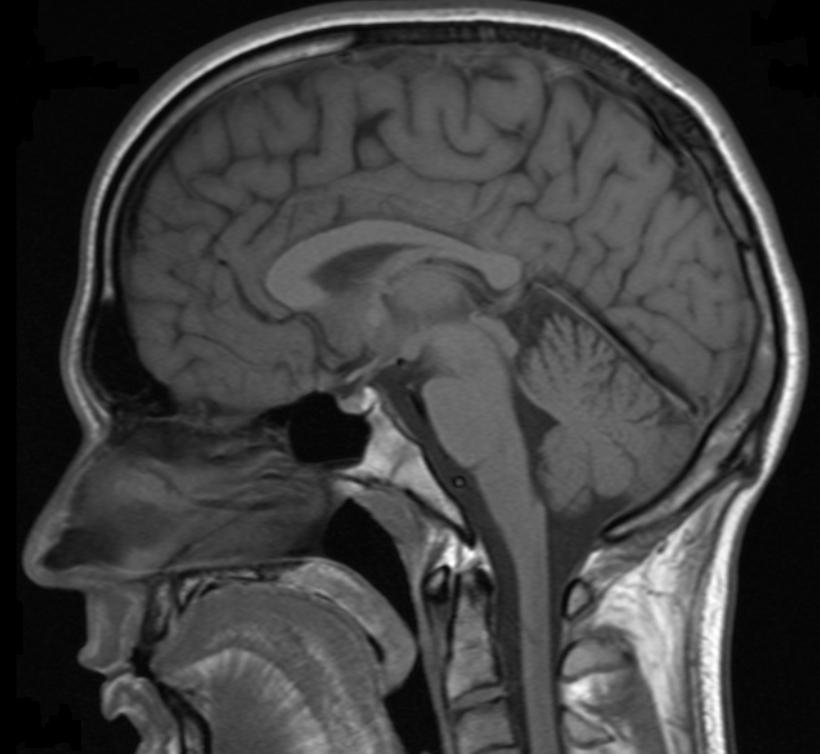
#> input picture brain.jpg, 820 x 754 px
$ python ContrastLimitedHistorygramEqualization.py
#> lines starting #> are read from the running program, lines starting #| are printed output that depends on the picture
# INT13146 Image Processing (Xu ly Anh)
# Nguyen Phan Nhut Truong N20DCCN082


import cv2
import numpy as np
import matplotlib.pyplot as plt

image_path = 'brain.jpg'
equalized_path = 'equalized_image.jpg'

image = cv2.imread(image_path, cv2.IMREAD_GRAYSCALE)
#> image is the input picture: shape (754, 820); min 0, max 255, mean 63.9
equalized_image = cv2.equalizeHist(image)
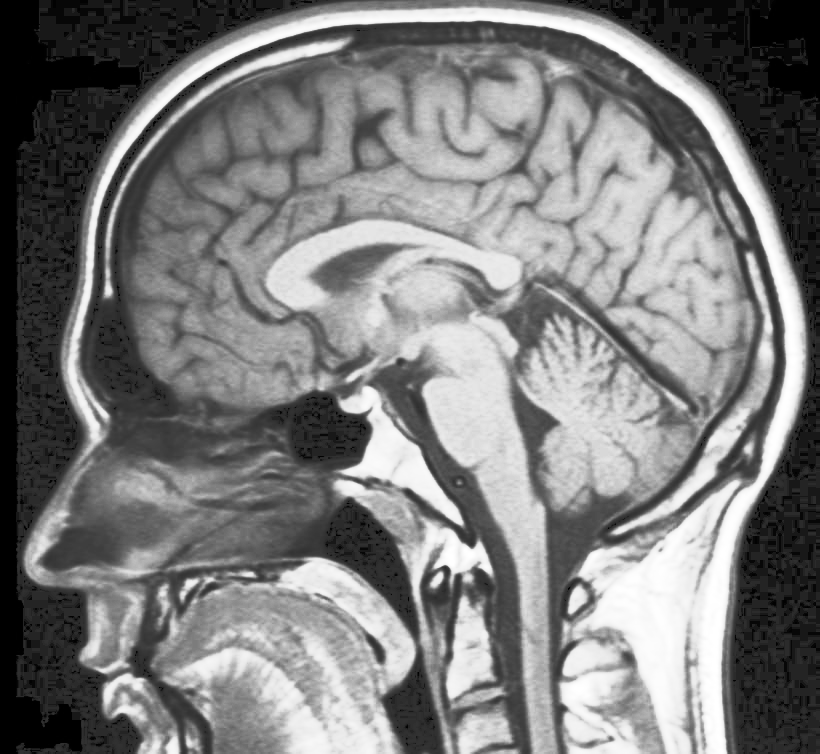
#> equalized_image: shape (754, 820); min 0, max 255, mean 124.5

fig, axes = plt.subplots(1, 4, figsize=(16, 8))
figManager = plt.get_current_fig_manager()
axes[0].imshow(image, cmap='gray')
axes[0].set_title('Original Image')

axes[1].imshow(equalized_image, cmap='gray')
axes[1].set_title('Equalized Image')

axes[2].hist(image.ravel(), 256, [0, 256])
axes[2].set_title('Histogram (Original)')
axes[2].set_xlim(0, 255)

axes[3].hist(equalized_image.ravel(), 256, [0, 256])
axes[3].set_title('Histogram (Equalized)')
axes[3].set_xlim(0, 255)

plt.tight_layout()
plt.bar(np.arange(256), 0)
plt.show()
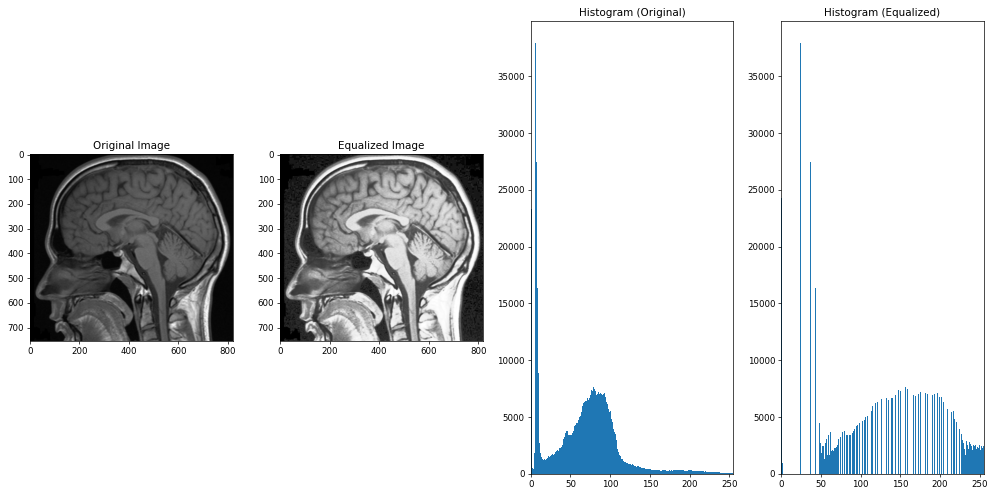
#> figure drawn by matplotlib, 4 panels; panel 3: tallest bar 37954 high, from x = 6 to 7; panel 4: tallest bar 37954 high, from x = 24 to 25

$ run again, with parrot.jpg copied over brain.jpg
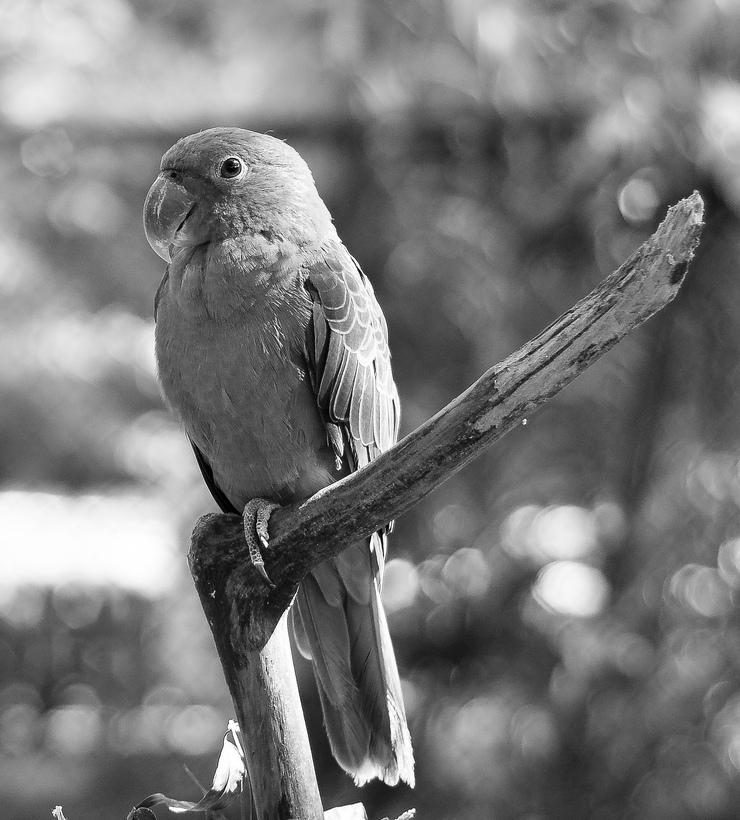
#> input picture parrot.jpg, 740 x 820 px
#> image is the input picture: shape (820, 740); min 0, max 255, mean 121.1
#> `equalized_image = cv2.equalizeHist(image)`:
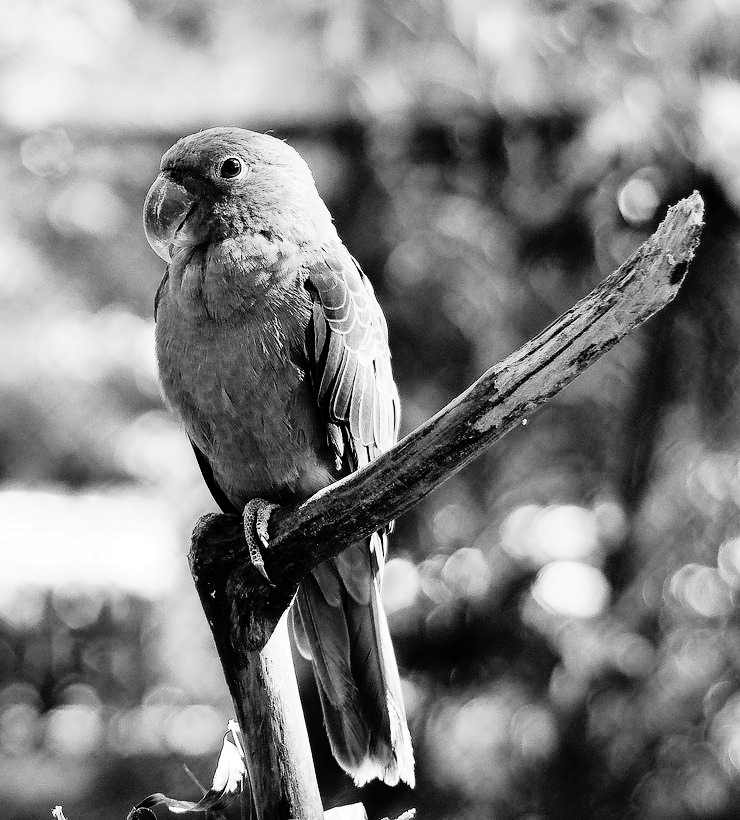
#> equalized_image: shape (820, 740); min 0, max 255, mean 128.2
#> `plt.show()`:
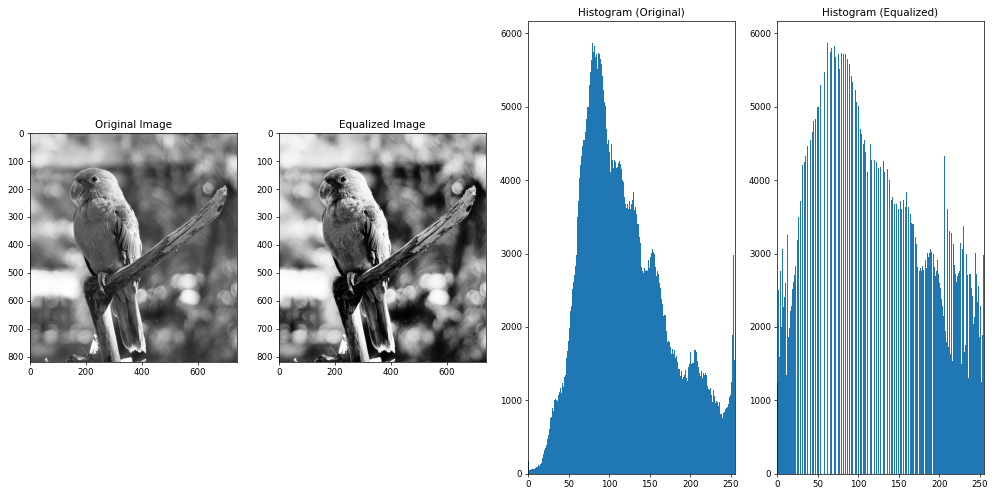
#> figure drawn by matplotlib, 4 panels; panel 3: tallest bar 5869 high, from x = 79 to 80; panel 4: tallest bar 5869 high, from x = 62 to 63
